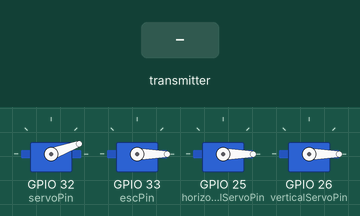
Recording of a sketch running on a simulated ESP32. Shown: 4 × servo. The test bench sets the inputs (shaded band). What the sketch prints to the serial monitor is not drawn.

Above: at 1.2 s.
1.3 s: the transmitter starts sending shoot = 1
At 1.85 s:
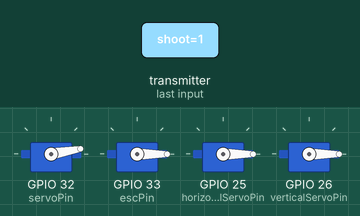
4.3 s: the transmitter starts sending speed = 64
At 4.48 s:
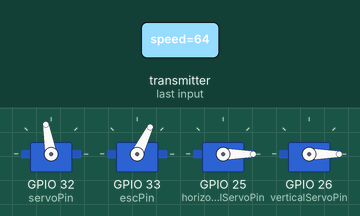
7.3 s: the transmitter starts sending HorizontalAngle = 45
At 7.86 s:
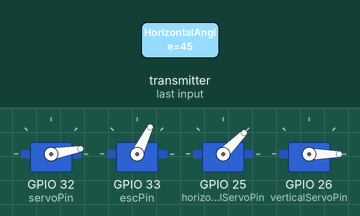
10.3 s: the transmitter starts sending VerticalAngle = 90
At 10.86 s:
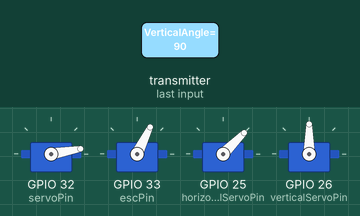
13.3 s: the transmitter starts sending shoot = 0
14.8 s: the transmitter starts sending speed = 128
At 16.0 s:
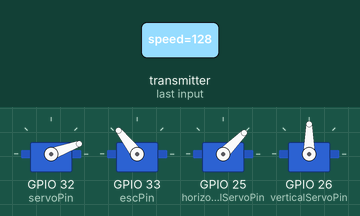
Timing chart, 0 to 17.3 s (numbered marks = the images above; inputs shaded):
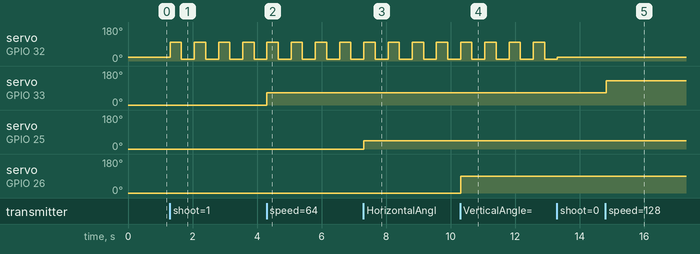

The sketch:

ESP32_Turret_Receiver.ino
```cpp
// Author: Ryan Robinson
// Turret Receiver for turret with ESP-NOW on ESP32

#include <esp_now.h>
#include <WiFi.h>
#include <esp_wifi.h>
#include <ESP32Servo.h>
#include <HardwareSerial.h>

//receiver MAC address
uint8_t receiver_address[] = {0xcc, 0x7b, 0x5c, 0x35, 0x11, 0x11};
//new MAC address
uint8_t new_mac_address[] = {0xcc, 0x7b, 0x5c, 0x35, 0x22, 0x22};

//controller variables (received data)
//angle control
uint8_t HorizontalAngle = 0;
uint8_t VerticalAngle = 0;

//speed control
uint8_t SpeedPotVal = 0;

//shoot control
bool shoot = 0;

//receiver variables
//range detection (if we do this)
bool WithinRange = 0;
//uint8_t TrigPin = 25;
//uint8_t EchoPin = 26;

//servos: for loading servo, esc, and turret control
Servo servo;
uint8_t servoPin = 32;
Servo esc;
uint8_t escPin = 33;
Servo horizontalServo;
uint8_t horizontalServoPin = 25;
Servo verticalServo;
uint8_t verticalServoPin = 26;

//send on success
bool success;

//struct to receive controller data
typedef struct struct_ControllerData {
  uint8_t HorizontalAngle;
  uint8_t VerticalAngle;
  bool shoot;
  uint8_t speed;
} struct_ControllerData;

//struct to send turret data
typedef struct struct_TurretData {
  bool WithinRange;
} struct_TurretData;

//store controller data
struct_ControllerData ControllerReadings;

//store incoming data
struct_TurretData TurretReadings;

//communication with nano
HardwareSerial SerialPort(1); //UART 1

esp_now_peer_info_t peerInfo;

//callback when data sent
void OnDataSent(const uint8_t *macaddr, esp_now_send_status_t status) {
  esp_now_peer_info_t peerInfo;
  Serial.print("Last packet send status: ");
  Serial.println(status == ESP_NOW_SEND_SUCCESS ? "Delivery success!" : "Delivery failure!");
  if (status == 0) {
    success = "Delivery success!";
  }
  else {
    success = "Delivery failure!";
  }
}

//callback when data received
void OnDataRecv(const uint8_t *macaddr, const uint8_t *IncomingData, int len) {
  memcpy(&ControllerReadings, IncomingData, sizeof(ControllerReadings));
  Serial.print("Bytes Received: ");
  Serial.println(len);
  HorizontalAngle = ControllerReadings.HorizontalAngle;
  VerticalAngle = ControllerReadings.VerticalAngle;
  shoot = ControllerReadings.shoot;
  SpeedPotVal = ControllerReadings.speed * 5;
}

void setup(){

  //serial monitor initialization
  Serial.begin(115200);

  //communication to nano
  //SerialPort.begin(9600, SERIAL_8N1, 16, 17);

  //initialize servos
  servo.attach(servoPin);
  esc.attach(escPin);
  horizontalServo.attach(horizontalServoPin);
  verticalServo.attach(verticalServoPin);

  servo.write(110); //start at 0 degrees
  esc.write(10); //start at 0 degrees
  horizontalServo.write(45); //center horizontal servo
  verticalServo.write(25); //center vertical servo

  //initialize ultrasonic sensor
  //pinMode(TrigPin, OUTPUT);
  //pinMode(EchoPin, INPUT);

  //set device as a wifi station
  WiFi.mode(WIFI_STA);

  //change mac address
  esp_wifi_set_mac(WIFI_IF_STA, &new_mac_address[0]);

  //initialize ESP-NOW
  while (esp_now_init() != ESP_OK) {
    Serial.println("Error initializing ESP-NOW");
    delay(1000);
    //return;
  }

  //register send callback
  esp_now_register_send_cb(OnDataSent);

  //register peer
  memcpy(peerInfo.peer_addr, receiver_address, 6);
  peerInfo.channel = 0;
  peerInfo.encrypt = false;

  //add peer --> maybe make this loop?
  while (esp_now_add_peer(&peerInfo) != ESP_OK) {
    Serial.println("Failed to add peer!");
    delay(1000);
    //return;
  }

  //register callback when data is received
  esp_now_register_recv_cb(esp_now_recv_cb_t(OnDataRecv));

  Serial.println("Setup end!");
}

void loop() {

  //read sensor data (ultrasonic sensor --> WithinRange)
  //WithinRange = SendUSSPulse();
  WithinRange = 1;

  //set values to send
  TurretReadings.WithinRange = WithinRange;

  //send message (if target is within range)
  esp_err_t result = esp_now_send(receiver_address, (uint8_t *) &TurretReadings, sizeof(TurretReadings));
  /*
  if (result == ESP_OK)
  {
    Serial.println("Sent with success!");
  }
  else
  {
    Serial.println("Error sending the data!");
  }
  */
  Serial.println("Received Data:");
  Serial.println(HorizontalAngle);
  Serial.println(VerticalAngle);
  Serial.println(SpeedPotVal);
  Serial.println(shoot);

  //Update servos for turret control
  horizontalServo.write(HorizontalAngle);
  verticalServo.write(VerticalAngle);

  //Update ESC and shoot if shoot == 1
  esc.write(SpeedPotVal);
  if (shoot == 1) {
    //fire
    servo.write(100);
    delay(350);
    servo.write(10);
    delay(300);
  }
  else {
    servo.write(20);
  }

  //Serial.print((char)HorizontalAngle);
  //Serial.print((char)VerticalAngle);
  Serial.print((char)SpeedPotVal);
  Serial.print((char)shoot);

  delay(100); //Can shorten this delay
}

/*
bool SendUSSPulse() {
  //send sound
  digitalWrite(TrigPin, HIGH);
  delayMicroseconds(10);
  digitalWrite(TrigPin, LOW);

  //measure duration of pulse
  float duration_us = pulseIn(EchoPin, HIGH);

  //calculate the distance
  float distance_cm = 0.017 * duration_us;

  //return if in range
  return (distance_cm < 100); //change within range value later
}
*/
```

Measured:
- after the input at 1.3 s, servo on GPIO 32 (servoPin): alternates 100° for 0.35 s and 10° for 0.40 s, starting at once
- after the input at 4.3 s, servo on GPIO 33 (escPin): 0° → 64° at once
- after the input at 7.3 s, servo on GPIO 25 (horizontalServoPin): 0° → 45° at once
- after the input at 10.3 s, servo on GPIO 26 (verticalServoPin): 0° → 90° at once
- after the input at 14.8 s, servo on GPIO 33 (escPin): 64° → 128° at once
